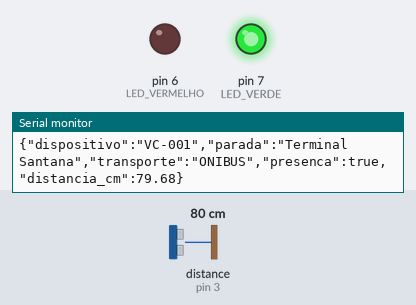
A sketch run on a simulated Arduino Uno, built with avr-gcc and run on an emulated ATmega328P. Parts: output pins drawn as LEDs (lit = HIGH), the last lines printed to the serial monitor. Wiring (inferred from the names in the program): ultrasonic range finder: trigger pin 2; echo pin 3. The inputs (shaded band) are chosen by the test bench; at power-on: distance to the obstacle (sensor on pin 3) 80 cm. The echo pulse lasts 58.3 µs per cm; pins used as bus, display or sensor lines are not drawn.

Above: at 1.3 s.
1.4 s: distance to the obstacle (sensor on pin 3) set to 245 cm
2.9 s: distance to the obstacle (sensor on pin 3) set to 254 cm
At 3.7 s:
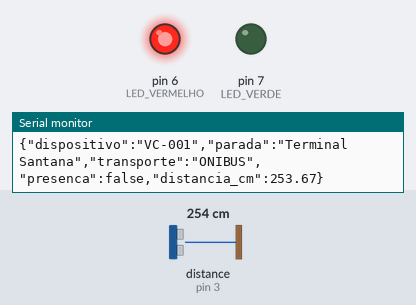
4.5 s: distance to the obstacle (sensor on pin 3) set to 2 cm
At 5.4 s:
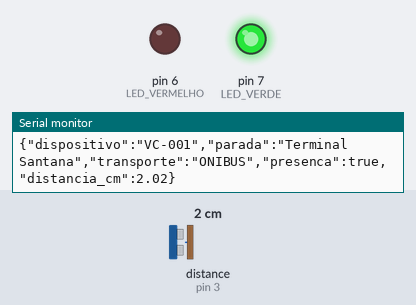
6.1 s: distance to the obstacle (sensor on pin 3) set to 299 cm
At 7.2 s:
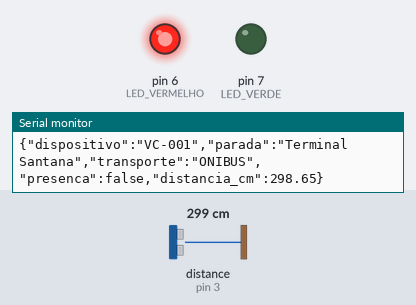
Timing chart, 0 to 8.6 s (numbered marks = the images above; inputs shaded):
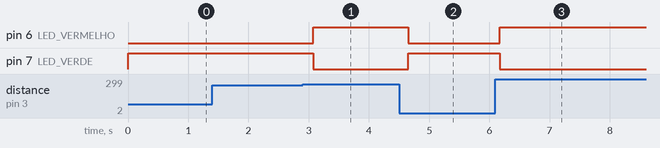

Measured:
- the behaviour switches between 250 and 251 cm on distance to the obstacle (sensor on pin 3) (found by bisection; images 0 and 1)
- after the input at 1.4 s, every drawn part: stays the same
- after the input at 2.9 s, pin 6 (LED_VERMELHO): LOW → HIGH after 0.17 s; pin 7 (LED_VERDE): HIGH → LOW after 0.17 s
- after the input at 4.5 s, pin 6 (LED_VERMELHO): HIGH → LOW after 0.15 s; pin 7 (LED_VERDE): LOW → HIGH after 0.15 s
- after the input at 6.1 s, pin 6 (LED_VERMELHO): LOW → HIGH after 0.07 s; pin 7 (LED_VERDE): HIGH → LOW after 0.07 s

The sketch:

global_solution_viacidad_1.ino
```cpp
 // =====================================================
// VIACIDADA - PROTOTIPO IOT
// Monitoramento de presenca de transporte
// =====================================================

// IDENTIFICACAO DA INSTALACAO
const char* ID_DISPOSITIVO = "VC-001";
const char* NOME_PARADA = "Terminal Santana";
const char* TIPO_TRANSPORTE = "ONIBUS";

// PINOS DO SENSOR ULTRASSONICO
const int PINO_TRIG = 2;
const int PINO_ECHO = 3;

// PINOS DOS LEDS
const int LED_VERMELHO = 6;
const int LED_VERDE = 7;

// CONFIGURACOES
const float DISTANCIA_LIMITE = 250.0;
const unsigned long INTERVALO_ATUALIZACAO = 60000;

// CONTROLE DE ESTADO
bool estadoAnterior = false;
bool primeiraLeitura = true;

unsigned long ultimaAtualizacao = 0;

// =====================================================
// FUNCAO DE MEDICAO
// =====================================================

float medirDistancia() {
  digitalWrite(PINO_TRIG, LOW);
  delayMicroseconds(2);

  digitalWrite(PINO_TRIG, HIGH);
  delayMicroseconds(10);
  digitalWrite(PINO_TRIG, LOW);

  long duracao = pulseIn(PINO_ECHO, HIGH, 30000);

  if (duracao == 0) {
    return -1;
  }

  return duracao * 0.0343 / 2;
}

// =====================================================
// SAIDA DESCRITIVA
// =====================================================

void imprimirStatus(bool presenca, float distancia) {
  Serial.println("================================");
  Serial.println("       VIACIDADA IOT");
  Serial.println("================================");

  Serial.print("Dispositivo: ");
  Serial.println(ID_DISPOSITIVO);

  Serial.print("Parada: ");
  Serial.println(NOME_PARADA);

  Serial.print("Transporte: ");
  Serial.println(TIPO_TRANSPORTE);

  Serial.print("Presenca: ");
  Serial.println(presenca ? "PRESENTE" : "AUSENTE");

  Serial.print("Distancia: ");

  if (distancia < 0) {
    Serial.println("Sem leitura");
  } else {
    Serial.print(distancia, 2);
    Serial.println(" cm");
  }

  Serial.println("================================");
}

// =====================================================
// SAIDA JSON
// =====================================================

void imprimirJSON(bool presenca, float distancia) {
  Serial.println("JSON:");

  Serial.print("{");

  Serial.print("\"dispositivo\":\"");
  Serial.print(ID_DISPOSITIVO);

  Serial.print("\",\"parada\":\"");
  Serial.print(NOME_PARADA);

  Serial.print("\",\"transporte\":\"");
  Serial.print(TIPO_TRANSPORTE);

  Serial.print("\",\"presenca\":");
  Serial.print(presenca ? "true" : "false");

  Serial.print(",\"distancia_cm\":");

  if (distancia < 0) {
    Serial.print("null");
  } else {
    Serial.print(distancia, 2);
  }

  Serial.println("}");
  Serial.println();
}

// =====================================================
// PUBLICACAO NO MONITOR SERIAL
// =====================================================

void publicarStatus(bool presenca, float distancia) {
  imprimirStatus(presenca, distancia);
  imprimirJSON(presenca, distancia);
}

// =====================================================
// CONFIGURACAO INICIAL
// =====================================================

void setup() {
  pinMode(PINO_TRIG, OUTPUT);
  pinMode(PINO_ECHO, INPUT);

  pinMode(LED_VERMELHO, OUTPUT);
  pinMode(LED_VERDE, OUTPUT);

  Serial.begin(9600);

  digitalWrite(LED_VERMELHO, HIGH);
  digitalWrite(LED_VERDE, LOW);

  Serial.println("ViaCidada IoT iniciado.");
}

// =====================================================
// MONITORAMENTO CONTINUO
// =====================================================

void loop() {
  float distancia = medirDistancia();

  bool presenca = (distancia >= 0 &&
                   distancia <= DISTANCIA_LIMITE);

  // CONTROLE DOS LEDS
  if (presenca) {
    digitalWrite(LED_VERDE, HIGH);
    digitalWrite(LED_VERMELHO, LOW);
  } else {
    digitalWrite(LED_VERDE, LOW);
    digitalWrite(LED_VERMELHO, HIGH);
  }

  unsigned long agora = millis();

  bool houveMudanca = presenca != estadoAnterior;

  bool passouUmMinuto =
      agora - ultimaAtualizacao >= INTERVALO_ATUALIZACAO;

  if (primeiraLeitura || houveMudanca || passouUmMinuto) {
    publicarStatus(presenca, distancia);

    estadoAnterior = presenca;
    ultimaAtualizacao = agora;
    primeiraLeitura = false;
  }

  delay(200);
}
```
